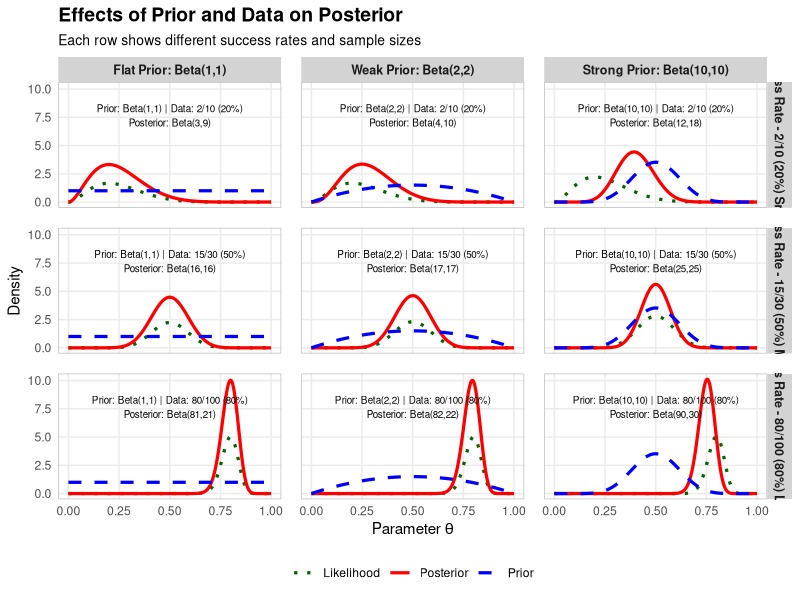

R code for this plot:
## ---- chunk 1
library(tidyverse)

# Function to calculate Beta posterior parameters after observing binomial data
calculate_posterior <- function(prior_a, prior_b, successes, trials) {
  post_a <- prior_a + successes
  post_b <- prior_b + trials - successes
  return(list(a = post_a, b = post_b))
}

# Creating a structured design with:
# - Columns: Flat prior, weak prior, strong prior
# - Rows: Different data scenarios (varying success rates and sample sizes)

# Define the matrix of scenarios
scenarios <- expand.grid(
  prior_strength = c("Flat", "Weak", "Strong"),
  data_scenario = c("Low Success Rate", "Medium Success Rate", "High Success Rate")
)

# Assign specific parameter values based on the scenario
scenarios$prior_a <- 1
scenarios$prior_b <- 1

# Modify prior parameters based on prior strength
# Using Beta(1,1) for flat, Beta(2,2) for weak, Beta(10,10) for strong
scenarios$prior_a[scenarios$prior_strength == "Weak"] <- 2
scenarios$prior_b[scenarios$prior_strength == "Weak"] <- 2
scenarios$prior_a[scenarios$prior_strength == "Strong"] <- 10
scenarios$prior_b[scenarios$prior_strength == "Strong"] <- 10

# Set data parameters (successes, trials) based on data scenario
# Each row will have different success rate AND sample size
# Row 1: Low success rate (20%) with small sample size
# Row 2: Medium success rate (50%) with moderate sample size
# Row 3: High success rate (80%) with large sample size

scenarios$trials <- 10      # Small sample size
scenarios$successes <- 2    # 20% success rate

# Adjust trials and successes based on data scenario
scenarios$trials[scenarios$data_scenario == "Medium Success Rate"] <- 30    # Moderate sample size
scenarios$successes[scenarios$data_scenario == "Medium Success Rate"] <- 15 # 50% success rate

scenarios$trials[scenarios$data_scenario == "High Success Rate"] <- 100    # Large sample size
scenarios$successes[scenarios$data_scenario == "High Success Rate"] <- 80  # 80% success rate

# Add row and column IDs for faceting
scenarios$row_id <- as.numeric(factor(scenarios$data_scenario, 
                                      levels = c("Low Success Rate", "Medium Success Rate", "High Success Rate")))
scenarios$col_id <- as.numeric(factor(scenarios$prior_strength, 
                                      levels = c("Flat", "Weak", "Strong")))

# Function to prepare data for a single scenario WITH FIXED SCALING FOR LIKELIHOOD
prepare_scenario_data <- function(prior_a, prior_b, successes, trials) {
  # Calculate posterior parameters
  posterior <- calculate_posterior(prior_a, prior_b, successes, trials)
  
  # Create sequence for x-axis
  p_seq <- seq(0, 1, length.out = 500)
  
  # Calculate densities
  prior_density <- dbeta(p_seq, prior_a, prior_b)
  posterior_density <- dbeta(p_seq, posterior$a, posterior$b)
  
  # For likelihood, we use scaled binomial PMF
  likelihood <- dbinom(successes, size = trials, prob = p_seq)
  
  # Instead of scaling based on max of prior/posterior, use a FIXED SCALING FACTOR
  # This ensures likelihood is visible in all cells
  max_like <- max(likelihood)
  
  # Use a consistent scaling approach that works across all cells
  # Scale likelihood to have same height as 1/3 of the max of prior and posterior
  scaling_target <- max(c(max(prior_density), max(posterior_density))) * 0.5
  likelihood_scaled <- likelihood / max_like * scaling_target
  
  # Create and return data frame
  df <- data.frame(
    p = rep(p_seq, 3),
    density = c(prior_density, likelihood_scaled, posterior_density),
    distribution = rep(c("Prior", "Likelihood", "Posterior"), each = length(p_seq)),
    prior_params = rep(paste0("Beta(", prior_a, ",", prior_b, ")"), 3 * length(p_seq)),
    data_summary = rep(paste0(successes, "/", trials), 3 * length(p_seq))
  )
  
  return(df)
}

# Create a combined data frame for all scenarios
all_scenarios_data <- data.frame()

for (i in 1:nrow(scenarios)) {
  scenario_df <- prepare_scenario_data(
    scenarios$prior_a[i],
    scenarios$prior_b[i],
    scenarios$successes[i],
    scenarios$trials[i]
  )
  
  # Add scenario information
  scenario_df$prior_strength <- scenarios$prior_strength[i]
  scenario_df$data_scenario <- scenarios$data_scenario[i]
  scenario_df$row_id <- scenarios$row_id[i]
  scenario_df$col_id <- scenarios$col_id[i]
  
  # Bind to the combined data frame
  all_scenarios_data <- rbind(all_scenarios_data, scenario_df)
}

# Calculate posterior parameters for each scenario
scenarios <- scenarios %>%
  rowwise() %>%
  mutate(
    posterior_a = prior_a + successes,
    posterior_b = prior_b + trials - successes,
    success_rate = round(100 * successes / trials)
  )

# Create faceted plot
facet_plot <- ggplot(all_scenarios_data, 
                    aes(x = p, y = density, color = distribution, linetype = distribution)) +
  geom_line(size = 1.1) +
  facet_grid(row_id ~ col_id, 
             labeller = labeller(
               row_id = c(
                 "1" = "Low Success Rate - 2/10 (20%) Small Sample",
                 "2" = "Medium Success Rate - 15/30 (50%) Medium Sample",
                 "3" = "High Success Rate - 80/100 (80%) Large Sample"
               ),
               col_id = c(
                 "1" = "Flat Prior: Beta(1,1)",
                 "2" = "Weak Prior: Beta(2,2)",
                 "3" = "Strong Prior: Beta(10,10)"
               )
             )) +
  scale_color_manual(values = c("Prior" = "blue", "Likelihood" = "darkgreen", "Posterior" = "red")) +
  scale_linetype_manual(values = c("Prior" = "dashed", "Likelihood" = "dotted", "Posterior" = "solid")) +
  labs(
    title = "Effects of Prior and Data on Posterior",
    subtitle = "Each row shows different success rates and sample sizes",
    x = expression(paste("Parameter ",theta)),
    y = "Density"
  ) +
  theme_minimal() +
  theme(
    legend.title = element_blank(),
    legend.position = "bottom",
    plot.title = element_text(size = 14, face = "bold"),
    plot.subtitle = element_text(size = 10),
    strip.text = element_text(size = 9, face = "bold"),
    strip.background = element_rect(fill = "lightgray", color = NA),
    panel.spacing = unit(1, "lines"),
    panel.border = element_rect(color = "gray", fill = NA),
    panel.grid.minor = element_blank()
  )

# Create a more informative subtitle layer
subtitle_data <- scenarios %>%
  mutate(
    label = paste0(
      "Prior: Beta(", prior_a, ",", prior_b, ") | ",
      "Data: ", successes, "/", trials, " (", success_rate, "%)\n",
      "Posterior: Beta(", posterior_a, ",", posterior_b, ")"
    ),
    x = 0.5,
    y = Inf,
    hjust = 0.5,
    vjust = 2
  )

# Add subtitle to each facet
facet_plot_with_labels <- facet_plot +
  geom_text(
    data = subtitle_data,
    aes(x = x, y = y, label = label, hjust = hjust, vjust = vjust),
    inherit.aes = FALSE,
    size = 2.5
  )

# Display the facet plot
print(facet_plot_with_labels)

